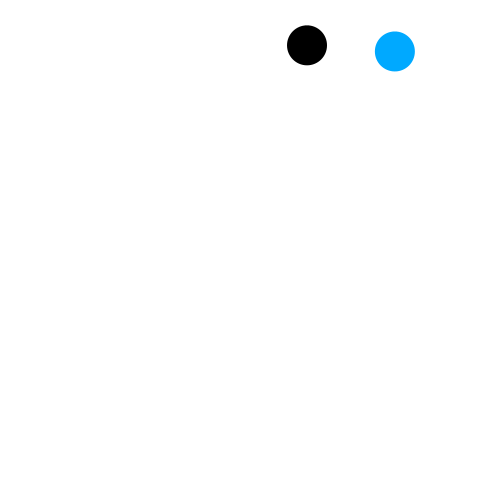
Frame 1 (no input)
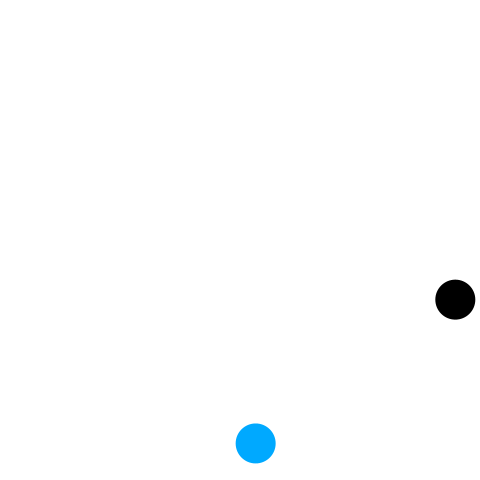
Frame 60 (the mouse pressed at the canvas centre just before this capture)
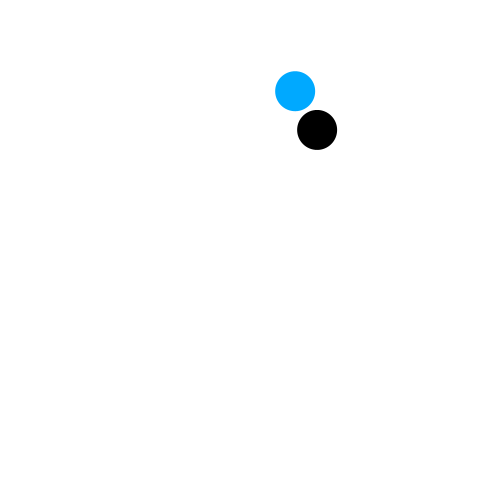
Frame 120 (the mouse held since frame 60 and released just before this capture)

The Processing sketch that drew these frames (run headless with seeded random() and noise(); from frame 60 on, the mouse is pressed at the canvas centre):

// Processing sketch: ballGravityOfTheOther
// ── ballGravityOfTheOther.pde
final float vx0min = -7;
final float vx0max = 3;
final float vy0min = 4;
final float vy0max = 10;
final float fps = 60;
final float d0 = 40;
final float hueMax = 360.0;

int n = 2;

Ball[] balls = new Ball[n];

void setup() {
  frameRate(fps);
  size(480, 480);
  noStroke();
  colorMode(HSB, hueMax, 100, 100);
  fill(0, 0, 0);
  for(int i = 0; i < n; i++){
    balls[i] = new Ball();
    balls[i].setD(d0);
    balls[i].setX(random(balls[i].getD() / 2, width - balls[i].getD() / 2));
    balls[i].setY(random(balls[i].getD() / 2, height / 5));
    balls[i].setVx(random(vx0min, vx0max));
    balls[i].setVy(random(vy0min, vy0max));
  }
  balls[0].setBright(0);
  balls[1].setHue(200);
}

void draw() {
  background(0, 0, 100);
  balls[0].move();
  balls[1].moveWithOther(balls[0]);
  balls[0].draw();
  balls[1].draw();
}

class Ball{
  final float gravity = 9.8 / fps;
  final float elas = 0.98;
  float d;
  float hue;
  float bright = 100;
  float x;
  float y;
  float vx;
  float vy;
  
  float getD(){
    return d;
  }
  void setD(float d){
    this.d = d;
  }
  void setHue(float hue){
    this.hue = hue;
  }
  void setBright(float bright){
    this.bright = bright;
  }
  void setX(float x){
    this.x = x;
  }
  void setY(float y){
    this.y = y;
  }
  void setVx(float vx){
    this.vx = vx;
  }
  void setVy(float vy){
    this.vy = vy;
  }
  
  void move(){
    x  += vx;
    vy += gravity;
    y  += vy;
    if (x < d / 2) {
      vx = - vx * elas;
      x = d / 2;
    } else if (x > width - d / 2) {
      vx = - vx  * elas;
      x = width - d / 2;
    }
    if (y > height - d / 2) {
      vy = - vy * elas;
      y = height - d / 2;
    } else if (y < d / 2) {
      vy = - vy * elas;
      y = d / 2;
    }
  }
  void moveWithOther(Ball other){
    if(x < other.x){
      vx += gravity / 3;
    }else if(x > other.x){
      vx -= gravity / 3;
    }
    if(y < other.y){
      vy += gravity / 3;
    }else if(y > other.y){
      vy -= gravity / 3;
    }
    x  += vx;
    y  += vy;
    if (x < d / 2) {
      vx = - vx * elas / 2;
      x = d / 2;
    } else if (x > width - d / 2) {
      vx = - vx  * elas / 2;
      x = width - d / 2;
    }
    if (y > height - d / 2) {
      vy = - vy * elas / 2;
      y = height - d / 2;
    } else if (y < d / 2) {
      vy = - vy * elas / 2;
      y = d / 2;
    }
  }
  void draw(){
    fill(hue, 100, bright);
    ellipse(x, y, d, d);
  }
}
